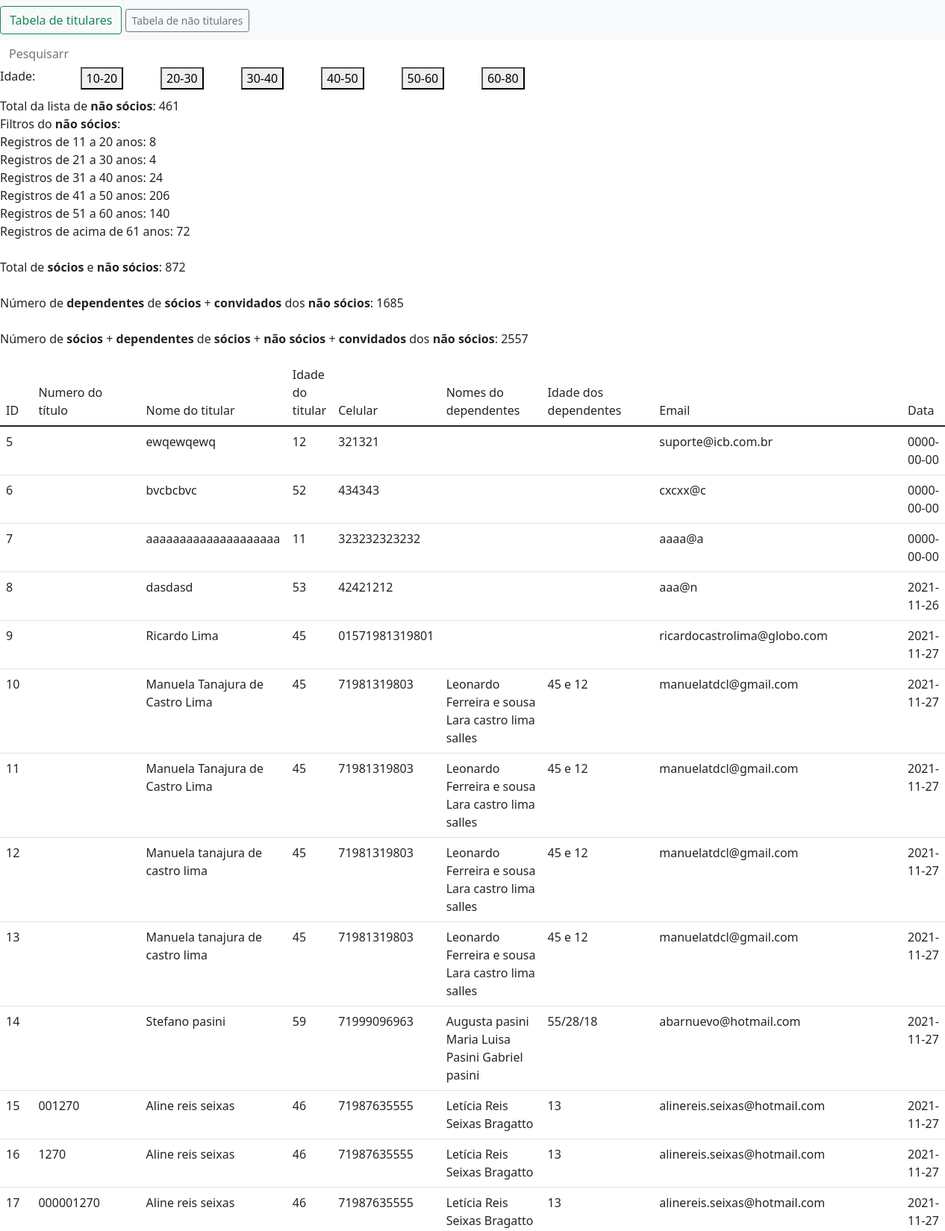
The app's page /ycb/bck.php (upper part) with its own data.
### tables this page shows
CREATE TABLE `tentativas` (
  `n_titulo` varchar(350) NOT NULL,
  `nome_titular` varchar(350) NOT NULL,
  `idade_titular` int(255) NOT NULL,
  `celular` varchar(255) NOT NULL,
  `nome_dependentes` varchar(255) NOT NULL,
  `idade_dependentes` varchar(255) NOT NULL,
  `email` varchar(255) NOT NULL,
  `id` int(11) NOT NULL,
  `data` date DEFAULT NULL
);

### ycb/bck.php (the view, shortened to what this page needs)
<?php
require_once('loginPhp/cabecalho.php');
if(@$_GET['txtBuscar'] != '' ){
    $buscar = $_GET['txtBuscar'];
    $consulta = "SELECT * FROM tentativas where n_titulo LIKE '%$buscar%' or nome_titular LIKE '%$buscar%' or idade_titular LIKE '%$buscar%' or email LIKE '%$buscar%' or data LIKE '%$buscar%' ";
}else if(@$_GET['ageMin'] != '' && @$_GET['ageMax'] != ''){
  $ageMin = $_GET['ageMin'];
  $ageMax = $_GET['ageMax'];
  $consulta = "SELECT * FROM tentativas where idade_titular >= '$ageMin' and idade_titular <= '$ageMax'" ;
}else if(@$_GET['titulo'] != ''){
  $titulo = $_GET['titulo'];
  $consulta = "SELECT * FROM lista where n_titulo  LIKE '$titulo%'" ;
}else{
    $consulta = "SELECT * FROM tentativas";
}
$con = $conexao->query($consulta) or die($conexao->error);
?>
<!DOCTYPE html>
<html lang="en">
<head>
    <link href="https://cdn.jsdelivr.net/npm/bootstrap@5.1.3/dist/css/bootstrap.min.css" rel="stylesheet">
</head>
<body>
<form id="form-buscar" method="post" class="">
              <input type="text" id='search' name="search" class="form-control border-0" placeholder="Pesquisarr" list="lista-pesquisa" autocomplete="off" onchange="location = this.value;">
          </form>
    <div style="" class="row site-search-icon text-left" >
    <div class="col-1">
      <p>    Idade: </p>
    </div>
        <div class="col-1">
          <form action="filtro2.php" method="post" class="">
              <button type="submit"> 10-20 </button>
          </form>
        </div>
        <div class="col-1">
          <form action="filtro2.php" method="post" class="">
              <button type="submit"> 20-30 </button>
          </form>
        </div>
        <div class="col-1">
          <form action="filtro2.php" method="post" class="">
              <button type="submit"> 30-40 </button>
          </form>
        </div>
        <div class="col-1">
          <form action="filtro2.php" method="post" class="">
              <button type="submit"> 40-50 </button>
          </form>
        </div>
        <div class="col-1">
          <form action="filtro2.php" method="post" class="">
              <button type="submit"> 50-60 </button>
          </form>
        </div>
        <div class="col-1">
          <form action="filtro2.php" method="post" class="">
              <button type="submit"> 60-80 </button>
          </form>
        </div>
        <p>
        Total da lista de<strong> não sócios</strong>:
          <?php
          $query123 = $pdo->query('SELECT * from tentativas');
          $resultt = $query123->fetchAll(PDO:: FETCH_ASSOC);
          echo count($resultt);
          ?>
 <br>
 Filtros do <strong>não sócios</strong>:
 <br>
Registros de 11 a 20 anos:
          <?php
          $query123 = $pdo->query('SELECT * from tentativas WHERE (idade_titular>=11 AND idade_titular<=20)');
          $resultt = $query123->fetchAll(PDO:: FETCH_ASSOC);
          echo count($resultt);
          ?>
 <br>
Registros de 21 a 30 anos:
          <?php
          $query123 = $pdo->query('SELECT * from tentativas WHERE (idade_titular>=21 AND idade_titular<=30)');
          $resultt = $query123->fetchAll(PDO:: FETCH_ASSOC);
          echo count($resultt);
          ?>
           <br>
Registros de 31 a 40 anos:
          <?php
          $query123 = $pdo->query('SELECT * from tentativas WHERE (idade_titular>=31 AND idade_titular<=40)');
          $resultt = $query123->fetchAll(PDO:: FETCH_ASSOC);
          echo count($resultt);
          ?>
           <br>
Registros de 41 a 50 anos:
          <?php
          $query123 = $pdo->query('SELECT * from tentativas WHERE (idade_titular>=41 AND idade_titular<=50)');
          $resultt = $query123->fetchAll(PDO:: FETCH_ASSOC);
          echo count($resultt);
          ?>
           <br>
Registros de 51 a 60 anos:
          <?php
          $query123 = $pdo->query('SELECT * from tentativas WHERE (idade_titular>=51 AND idade_titular<=60)');
          $resultt = $query123->fetchAll(PDO:: FETCH_ASSOC);
          echo count($resultt);
          ?>
           <br>
Registros de acima de 61 anos:
          <?php
          $query123 = $pdo->query('SELECT * from tentativas WHERE (idade_titular>=61)');
          $resultt = $query123->fetchAll(PDO:: FETCH_ASSOC);
          echo count($resultt);
          ?>
<br>
<br>
Total de <strong>sócios</strong> e <strong> não sócios</strong>:
      <?php
          $query123 = $pdo->query('SELECT * from lista');
          $resultt = $query123->fetchAll(PDO:: FETCH_ASSOC);
          $query123 = $pdo->query('SELECT * from tentativas');
          $resultt1 = $query123->fetchAll(PDO:: FETCH_ASSOC);
          $resultt2 = count($resultt1) + count($resultt);
          echo $resultt2;
          $aux4 = $resultt2;
          ?>
<?php
$query123 = $pdo->query('SELECT idade_dependentes from tentativas');
$resultt = $query123->fetchAll(PDO:: FETCH_ASSOC);
$contador = 0;
$expressao = '/99|[1-9]?[0-9]/';
   for($i = 0; $i < count($resultt) ; $i++){
$nVezes = preg_match_all( $expressao, $resultt[$i]["idade_dependentes"]);
$contador = $contador + $nVezes;
  }
$aux1 = $contador;
?> -->
<br>
<br>
Número de <strong>dependentes</strong> de <strong>sócios</strong> + <strong>convidados</strong> dos <strong>não sócios</strong>:
<?php
$query123 = $pdo->query('SELECT idade_dependentes from lista');
$resultt = $query123->fetchAll(PDO:: FETCH_ASSOC);
$contador = 0;
$expressao = '/99|[1-9]?[0-9]/';
   for($i = 0; $i < count($resultt) ; $i++){
$nVezes = preg_match_all( $expressao, $resultt[$i]["idade_dependentes"]);
$contador = $contador + $nVezes;
  }
$aux2 = $contador;
$aux3 = $aux1 + $aux2;
echo $aux3;
?>
<br>
<br>
Número de <strong>sócios</strong> + <strong>dependentes</strong> de <strong>sócios</strong> + <strong>não sócios</strong> + <strong>convidados</strong> dos <strong>não sócios</strong>:
<?php
echo ($aux3 + $aux4);
?>
        </p>
    </div>
<table class="table ">
    <thead class="thead-dark">
        <tr>
            <td>ID</td>
            <td>Numero do título</td>
            <td>Nome do titular</td>
            <td>Idade do titular</td>
            <td>Celular </td>
            <td>Nomes do dependentes</td>
            <td>Idade dos dependentes</td>
            <td>Email</td>
            <td> Data </td>
        </tr>
    </thead>
<?php
while ($dados = $con->fetch_array()) {  ?>
    <tr>
        <td> <?php echo $dados['id'] ?> </td>
        <td> <?php echo $dados['n_titulo'] ?> </td>
        <td> <?php echo $dados['nome_titular'] ?> </td>
        <td> <?php echo $dados['idade_titular'] ?> </td>
        <td> <?php echo $dados['celular'] ?> </td>
        <td> <?php echo $dados['nome_dependentes'] ?> </td>
        <td> <?php echo $dados['idade_dependentes'] ?> </td>
        <td> <?php echo $dados['email'] ?> </td>
        <td> <?php echo $dados['data'] ?> </td>
    </tr>
<?php } ?>
</table>
</body>
</html>

### records on screen
tentativas: id "5", nome_titular "ewqewqewq", idade_titular "12", celular "321321", email "suporte@icb.com.br", data "0000-00-00"
tentativas: id "6", nome_titular "bvcbcbvc", idade_titular "52", celular "434343", email "cxcxx@c", data "0000-00-00"
tentativas: id "7", nome_titular "aaaaaaaaaaaaaaaaaaaa", idade_titular "11", celular "323232323232", email "aaaa@a", data "0000-00-00"
tentativas: id "8", nome_titular "dasdasd", idade_titular "53", celular "42421212", email "aaa@n", data "2021-11-26"
tentativas: id "9", nome_titular "Ricardo Lima", idade_titular "45", celular "01571981319801", email "ricardocastrolima@globo.com", data "2021-11-27"
tentativas: id "10", nome_titular "Manuela Tanajura de Castro Lima", idade_titular "45", celular "71981319803", nome_dependentes "Leonardo Ferreira e sousa Lara castro lima salles", idade_dependentes "45 e 12", email "manuelatdcl@gmail.com", data "2021-11-27"
tentativas: id "11", nome_titular "Manuela Tanajura de Castro Lima", idade_titular "45", celular "71981319803", nome_dependentes "Leonardo Ferreira e sousa Lara castro lima salles", idade_dependentes "45 e 12", email "manuelatdcl@gmail.com", data "2021-11-27"
tentativas: id "12", nome_titular "Manuela tanajura de castro lima", idade_titular "45", celular "71981319803", nome_dependentes "Leonardo Ferreira e sousa Lara castro lima salles", idade_dependentes "45 e 12", email "manuelatdcl@gmail.com", data "2021-11-27"
tentativas: id "13", nome_titular "Manuela tanajura de castro lima", idade_titular "45", celular "71981319803", nome_dependentes "Leonardo Ferreira e sousa Lara castro lima salles", idade_dependentes "45 e 12", email "manuelatdcl@gmail.com", data "2021-11-27"
tentativas: id "14", nome_titular "Stefano pasini", idade_titular "59", celular "71999096963", nome_dependentes "Augusta pasini Maria Luisa Pasini Gabriel pasini", idade_dependentes "55/28/18", email "abarnuevo@hotmail.com", data "2021-11-27"
tentativas: id "15", n_titulo "001270", nome_titular "Aline reis seixas", idade_titular "46", celular "71987635555", nome_dependentes "Letícia Reis Seixas Bragatto", idade_dependentes "13", email "alinereis.seixas@hotmail.com", data "2021-11-27"
tentativas: id "16", n_titulo "1270", nome_titular "Aline reis seixas", idade_titular "46", celular "71987635555", nome_dependentes "Letícia Reis Seixas Bragatto", idade_dependentes "13", email "alinereis.seixas@hotmail.com", data "2021-11-27"
tentativas: id "17", n_titulo "000001270", nome_titular "Aline reis seixas", idade_titular "46", celular "71987635555", nome_dependentes "Letícia Reis Seixas Bragatto", idade_dependentes "13", email "alinereis.seixas@hotmail.com", data "2021-11-27"

### other values on screen
count($resultt) "461"
count($resultt) "8"
count($resultt) "4"
count($resultt) "24"
count($resultt) "206"
count($resultt) "140"
count($resultt) "72"
$resultt2 "872"
$aux3 "1685"
$aux3 + $aux4 "2557"
